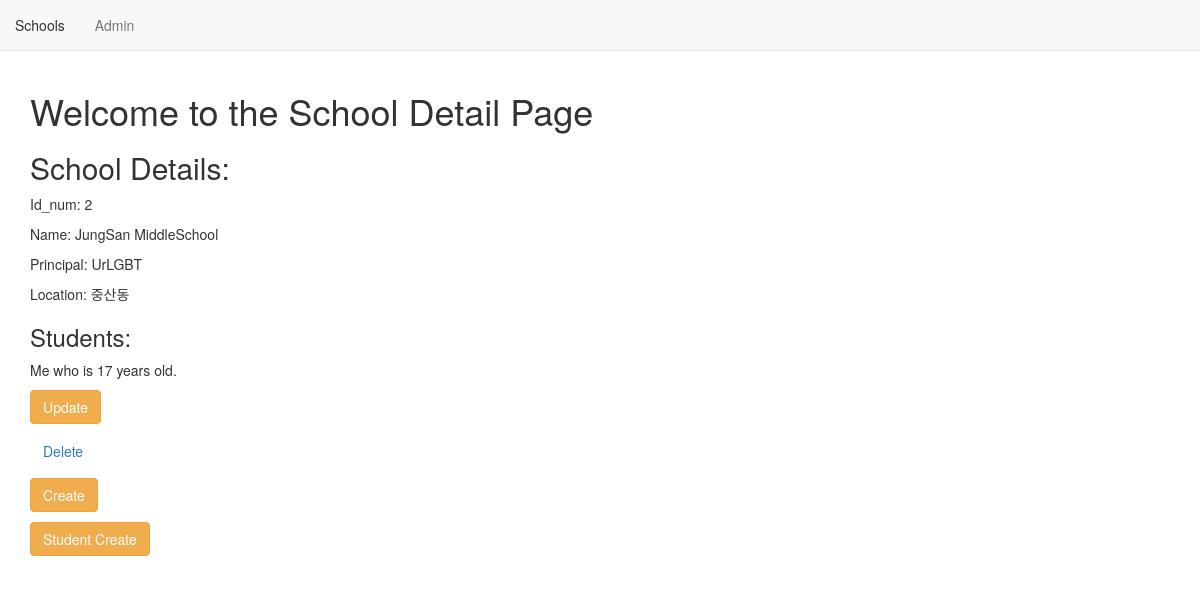
Screenshot of /basic/2/ with the database file from the repository.
### basic/models.py (models this page shows, shortened)
class School(models.Model):
    name = models.CharField(max_length=20)
    location = models.CharField(max_length=50)
    principal = models.CharField(max_length=20)

class Student(models.Model):
    name = models.CharField(max_length=20)
    age = models.PositiveIntegerField()
    school = models.ForeignKey(School, related_name="students", on_delete=CASCADE)

### basic/views.py (the view)
# urls.py: url(r'^(?P<pk>\d+)/$',SchoolDetailView.as_view(),name='detail'),
class SchoolDetailView(DetailView):
    context_object_name = 'school_details'
    model = models.School
    template_name = 'basic_app/school_detail.html'

### basic/templates/basic_app/school_detail.html
{% extends 'basic_app/basic_app.html' %}
{% block body_block %}
<div class="jumbtron">
    <h1>Welcome to the School Detail Page</h1>
    <h2>School Details:</h2>
    <p>Id_num: {{school_details.id}}</p>
    <p>Name: {{school_details.name}}</p>
    <p>Principal: {{school_details.principal}}</p>
    <p>Location: {{school_details.location}}</p>
    <h3>Students:</h3>
      {% for student in school_details.students.all %}
        <p>{{student.name}} who is {{student.age}} years old.</p>
      {% endfor %}
</div>
<div>
  <p><a class="btn btn-warning" href="{% url 'basic_app:update' pk=school_details.pk %}">Update</a></p>
  <p><a class="btn btn-delete" href="{% url 'basic_app:delete' pk=school_details.pk %}">Delete</a></p>
  <p><a class="btn btn-warning" href="{% url 'basic_app:create' %}">Create</a></p>
  <p><a class="btn btn-warning" href="{% url 'basic_app:stCreate' %}">Student Create</a></p>
</div>
{% endblock%}

### rows the page displays
School: id "2", name "JungSan MiddleSchool", principal "UrLGBT", location "중산동"
Student: name "Me", age "17"
